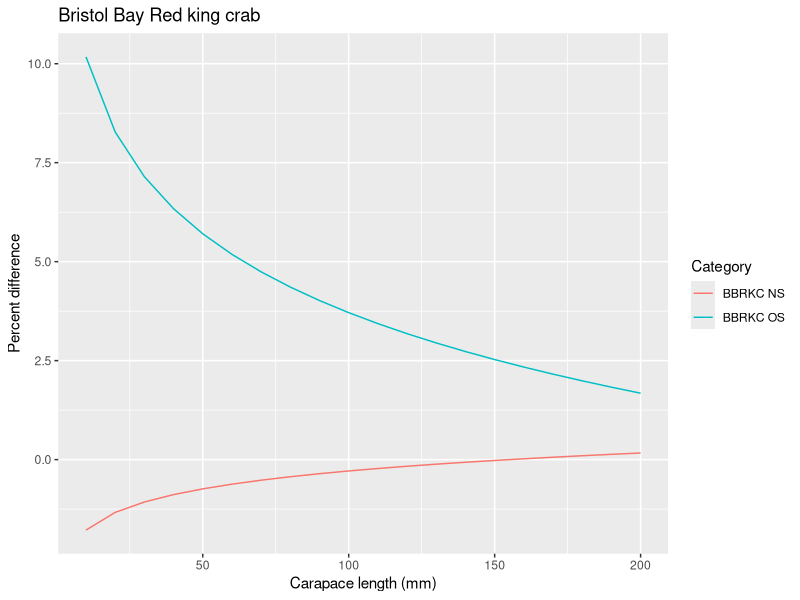
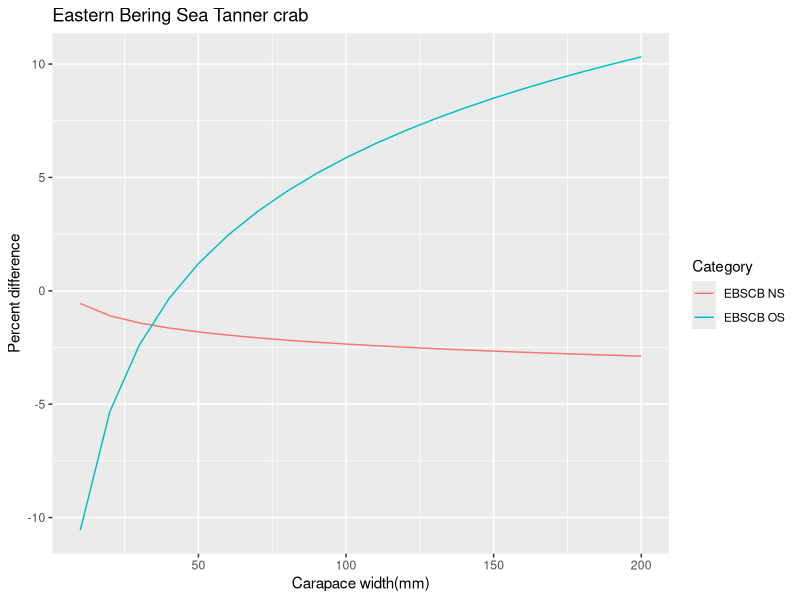
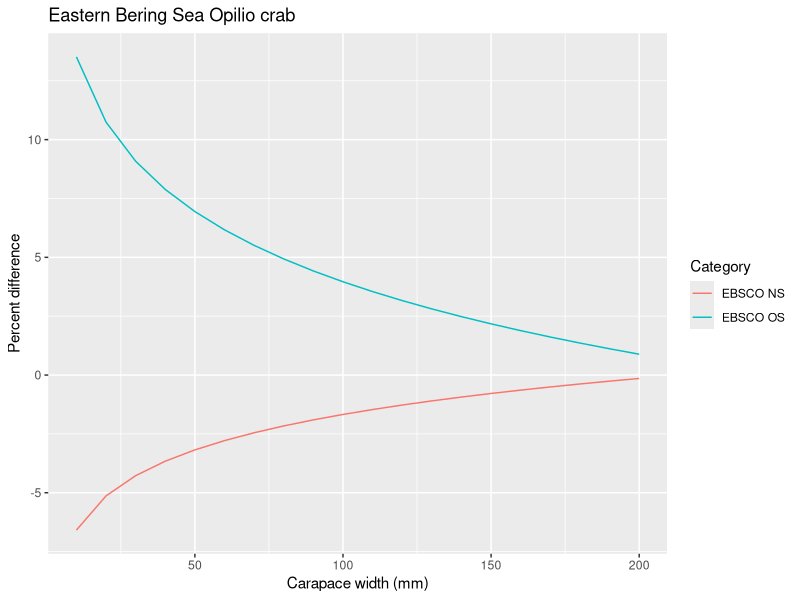
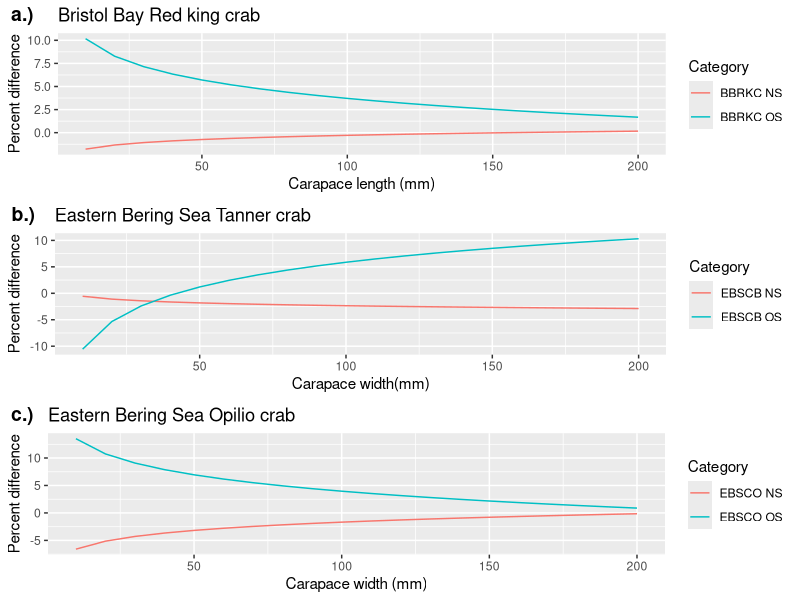

Here is the R script that generated these plots, in order:
# Jon Richar 
# 6/16/2020
# Calculate length/weight regression models for BBRKC by shell condition
library(tidyverse)
library(stats)
library(nlme)
library(ggpubr)
library(ggplot2)
setwd("C:/Users/Jon.Richar/Work/Projects/Length_weight/DATA/Biomass_DATA")

pct_dif<-read.csv("Calc_weight_differences.csv")

names(pct_dif)
######################### Create data objects ###################
size<-pct_dif$Size10mm

rkc_ns_dif<-pct_dif$BBRKC_NS_pct_dif
mean(rkc_ns_dif)

rkc_os_dif<-pct_dif$BBRKC_OS_pct_dif
mean(rkc_os_dif)

cb_ns_dif<-pct_dif$EBSCB_NS_pct_dif
mean(cb_ns_dif)
cb_os_dif<-pct_dif$EBSCB_OS_pct_dif
mean(cb_os_dif)

co_ns_dif<-pct_dif$EBSCO_NS_pct_dif
mean(co_ns_dif)
co_os_dif<-pct_dif$EBSCO_OS_pct_dif
mean(co_os_dif)
########################## Plot #######################################

ggplot(pct_dif,aes(x=Size10mm))+
geom_line(aes(y=BBRKC_NS_pct_dif,color = "BBRKC NS"))+
geom_line(aes(y=BBRKC_OS_pct_dif,color="BBRKC OS"))+
labs(color = "Category",x = "Carapace length (mm)", y = "Percent difference",title="Bristol Bay Red king crab")

rkc<-ggplot(pct_dif,aes(x=Size10mm))+
geom_line(aes(y=BBRKC_NS_pct_dif,color = "BBRKC NS"))+
geom_line(aes(y=BBRKC_OS_pct_dif,color="BBRKC OS"))+
labs(color = "Category",x = "Carapace length (mm)", y = "Percent difference",title="Bristol Bay Red king crab")

ggplot(pct_dif,aes(x=Size10mm))+
geom_line(aes(y=EBSCB_NS_pct_dif,color = "EBSCB NS"))+
geom_line(aes(y=EBSCB_OS_pct_dif,color="EBSCB OS"))+
labs(color = "Category",x = "Carapace width(mm)", y = "Percent difference",title="Eastern Bering Sea Tanner crab")

cb<-ggplot(pct_dif,aes(x=Size10mm))+
geom_line(aes(y=EBSCB_NS_pct_dif,color = "EBSCB NS"))+
geom_line(aes(y=EBSCB_OS_pct_dif,color="EBSCB OS"))+
labs(color = "Category",x = "Carapace width(mm)", y = "Percent difference",title="Eastern Bering Sea Tanner crab")

ggplot(pct_dif,aes(x=Size10mm))+
geom_line(aes(y=EBSCO_NS_pct_dif,color = "EBSCO NS"))+
geom_line(aes(y=EBSCO_OS_pct_dif,color="EBSCO OS"))+
labs(color = "Category",x = "Carapace width (mm)", y = "Percent difference",title="Eastern Bering Sea Opilio crab")

co<-ggplot(pct_dif,aes(x=Size10mm))+
geom_line(aes(y=EBSCO_NS_pct_dif,color = "EBSCO NS"))+
geom_line(aes(y=EBSCO_OS_pct_dif,color="EBSCO OS"))+
labs(color = "Category",x = "Carapace width (mm)", y = "Percent difference",title="Eastern Bering Sea Opilio crab")
############## 3 panel ###########################################################


ggarrange(rkc, cb,co,
labels = c("a.)", "b.)", "c.)"),
ncol = 1, nrow = 3)
